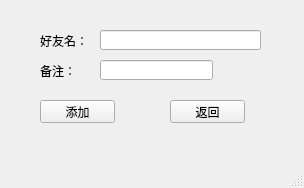
<?xml version="1.0" encoding="UTF-8"?>
<ui version="4.0">
 <class>AddFriend</class>
 <widget class="QMainWindow" name="AddFriend">
  <property name="geometry">
   <rect>
    <x>0</x>
    <y>0</y>
    <width>304</width>
    <height>188</height>
   </rect>
  </property>
  <property name="windowTitle">
   <string>MainWindow</string>
  </property>
  <widget class="QWidget" name="centralwidget">
   <widget class="QLabel" name="label">
    <property name="geometry">
     <rect>
      <x>40</x>
      <y>30</y>
      <width>54</width>
      <height>21</height>
     </rect>
    </property>
    <property name="text">
     <string>好友名：</string>
    </property>
   </widget>
   <widget class="QLineEdit" name="lineEdit_5">
    <property name="geometry">
     <rect>
      <x>100</x>
      <y>30</y>
      <width>161</width>
      <height>20</height>
     </rect>
    </property>
    <property name="maxLength">
     <number>16</number>
    </property>
   </widget>
   <widget class="QPushButton" name="pushButton">
    <property name="geometry">
     <rect>
      <x>40</x>
      <y>100</y>
      <width>75</width>
      <height>23</height>
     </rect>
    </property>
    <property name="text">
     <string>添加</string>
    </property>
   </widget>
   <widget class="QPushButton" name="pushButton_2">
    <property name="geometry">
     <rect>
      <x>170</x>
      <y>100</y>
      <width>75</width>
      <height>23</height>
     </rect>
    </property>
    <property name="text">
     <string>返回</string>
    </property>
   </widget>
   <widget class="QLineEdit" name="lineEdit">
    <property name="geometry">
     <rect>
      <x>100</x>
      <y>60</y>
      <width>113</width>
      <height>20</height>
     </rect>
    </property>
   </widget>
   <widget class="QLabel" name="label_2">
    <property name="geometry">
     <rect>
      <x>40</x>
      <y>60</y>
      <width>54</width>
      <height>21</height>
     </rect>
    </property>
    <property name="text">
     <string>备注：</string>
    </property>
   </widget>
  </widget>
  <widget class="QMenuBar" name="menubar">
   <property name="geometry">
    <rect>
     <x>0</x>
     <y>0</y>
     <width>304</width>
     <height>23</height>
    </rect>
   </property>
  </widget>
  <widget class="QStatusBar" name="statusbar"/>
 </widget>
 <resources/>
 <connections/>
</ui>
